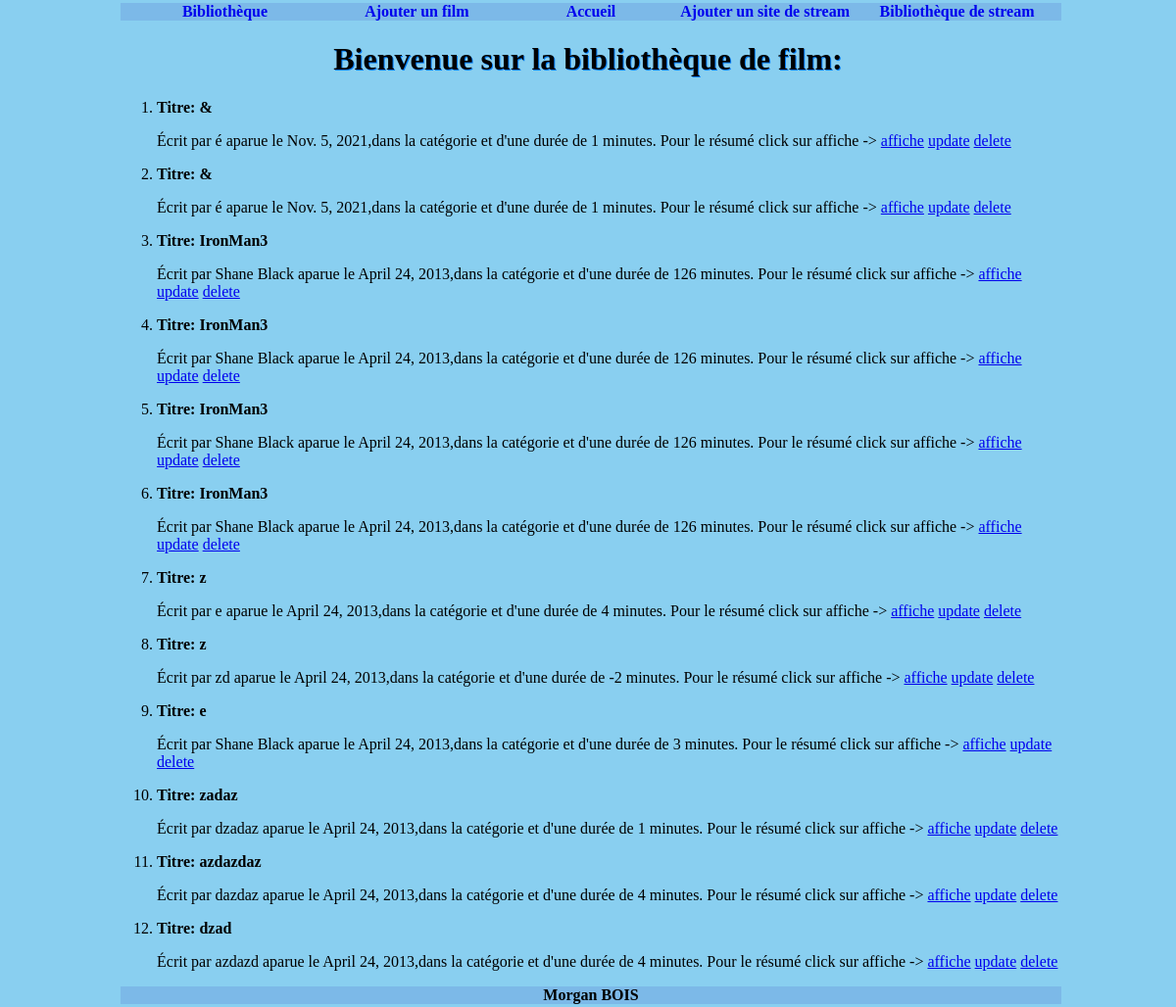
/stream/, run on an earlier commit of the app's database.
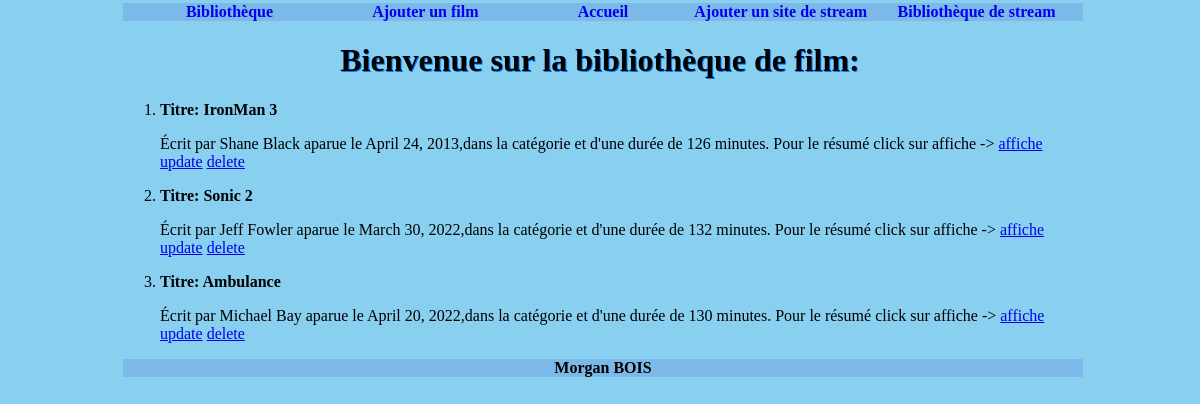
And on a later commit of the database.
### film/models.py (models this page shows, shortened)
class Film(models.Model):
    titre = models.CharField(max_length=100)
    realisateur = models.CharField(max_length=100)
    date_parution = models.DateField(blank=True, null=True)
    dure = models.IntegerField(blank=False)
    cat = models.CharField(max_length=30, choices=cat)
    resume = models.TextField(null=True, blank=True)
    imaurl=models.URLField(max_length=300)

### film/views.py (the view)
# urls.py: path("",views.index),
def index(request):
    liste = list(models.Film.objects.all())
    return render(request, "film/index.html", {"liste": liste})

### film/templates/film/index.html (shortened to what this page needs)
{% extends 'film/main.html' %}
{% block content %}
<body>
<h1> Bienvenue sur la bibliothèque de film: </h1>
<ol>
    {% for l in liste %}
    <li> <p class="ti">Titre: {{l.titre}}</p>
            <p>Écrit par {{l.realisateur}} aparue le {{l.date_parution}},dans la catégorie {{l.cat}} et d'une durée de {{l.dure}} minutes. Pour le résumé click sur affiche ->
            <a href="/stream/affiche/{{l.id}}/">affiche</a>
            <a href="/stream/update/{{l.id}}/">update</a>
            <a href="/stream/delete/{{l.id}}/">delete</a>
          </p>
        </li>
    {% endfor %}
</ol>
</body>
</html>
{% endblock %}

### film/templates/film/main.html (shortened to what this page needs)
<!DOCTYPE html>
<html lang="en">
<head>
  {% load static %}
    <link rel="stylesheet" type="text/css" href="{%static 'css/index.css' %}">
</head>
<body>
 <nav>
     <a href="/stream/">Bibliothèque</a>
     <a href="/stream/ajout/">Ajouter un film</a>
     <a href="/stream/centre/">Accueil</a>
     <a href="/stream/ajoutsite">Ajouter un site de stream</a>
     <a href="/stream/indexsite/">Bibliothèque de stream</a>
 </nav>
{% block content %}
{% endblock %}
<footer>Morgan BOIS</footer>
</body>
</html>

### film/static/css/index.css (style rules this page uses)
body { background-color : #89CFF0; width: 80%; margin: auto; }
h1 { text-align: center; text-shadow: 1px 1px #007FFF; }
nav { display: table; width: 100%; background-color:#7CB9E8; margin: 3px; }
nav a { display: table-cell; width: 3%; text-align: center; text-decoration : none; font-weight: bold; }
p { color:black; }
footer { text-align: center; display: table; width: 100%; background-color:#7CB9E8; margin: 3px; font-weight: bold; }
.ti { font-weight: bold; }

What changed in the data, as far as the page shows it:
removed Film: titre "&", realisateur "é", date_parution "Nov. 5, 2021", dure "1"
removed Film: titre "&", realisateur "é", date_parution "Nov. 5, 2021", dure "1"
removed Film: titre "IronMan3", realisateur "Shane Black", date_parution "April 24, 2013", dure "126"
removed Film: titre "IronMan3", realisateur "Shane Black", date_parution "April 24, 2013", dure "126"
removed Film: titre "IronMan3", realisateur "Shane Black", date_parution "April 24, 2013", dure "126"
removed Film: titre "z", realisateur "e", date_parution "April 24, 2013", dure "4"
removed Film: titre "z", realisateur "zd", date_parution "April 24, 2013", dure "-2"
removed Film: titre "e", realisateur "Shane Black", date_parution "April 24, 2013", dure "3"
removed Film: titre "zadaz", realisateur "dzadaz", date_parution "April 24, 2013", dure "1"
removed Film: titre "azdazdaz", realisateur "dazdaz", date_parution "April 24, 2013", dure "4"
removed Film: titre "dzad", realisateur "azdazd", date_parution "April 24, 2013", dure "4"
changed Film "Shane Black": titre "IronMan3" → "IronMan 3"
added Film: titre "Sonic 2", realisateur "Jeff Fowler", date_parution "March 30, 2022", dure "132"
added Film: titre "Ambulance", realisateur "Michael Bay", date_parution "April 20, 2022", dure "130"
